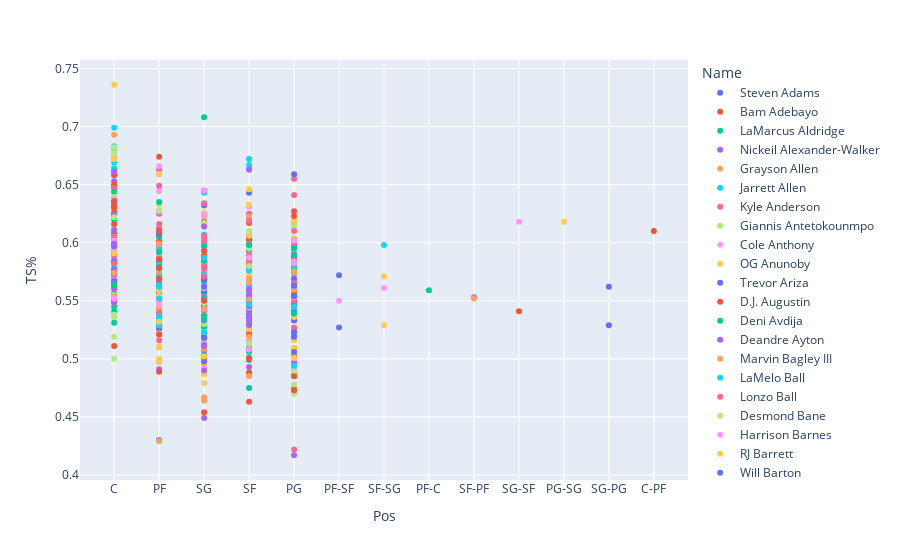

Notebook cell for this chart:
### Code cell
px.scatter(player_final, x = 'position', y = 'TS%', color = 'Name')
